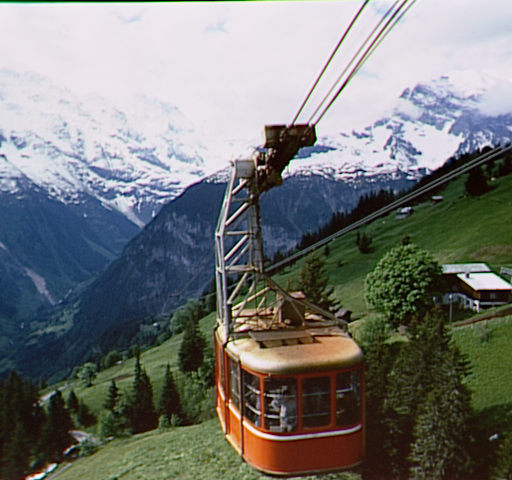
#> input picture cablecar.bmp, 512 x 480 px
$ python exercise2_custom_border.py
#> lines starting #> are read from the running program, lines starting #| are printed output that depends on the picture
import cv2
import numpy as np
import matplotlib.pyplot as plt

def solve_border_exercise():
    # 1. Charger l'image
    img = cv2.imread('cablecar.bmp')
#> img is the input picture: shape (480, 512, 3); mean B, G, R 117.6, 120, 117.9
    if img is None:
        print("Erreur: Image non trouvee")
        return

    # Convertir en RGB pour Matplotlib
    rgb_img = cv2.cvtColor(img, cv2.COLOR_BGR2RGB)

    # Dimensions des bordures (en pixels)
    pad_t, pad_b, pad_l, pad_r = 20, 20, 20, 20

    # 2. Créer la bordure colorée
    # Base noire
    padded_img = np.pad(rgb_img, ((pad_t, pad_b), (pad_l, pad_r), (0, 0)), mode='constant', constant_values=0)
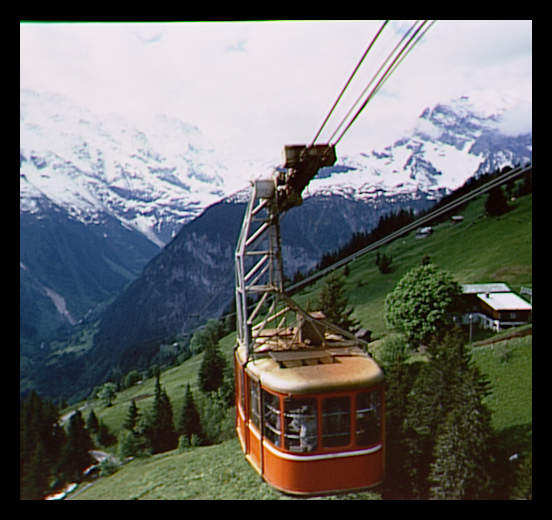
#> padded_img: shape (520, 552, 3); mean R, G, B 100.9, 102.7, 100.7

    # Ajout des couleurs (Top=Vert, Bottom=Rouge, Left=Bleu)
    padded_img[0:pad_t, :, 1] = 255  # Vert
    padded_img[-pad_b:, :, 0] = 255  # Rouge
    padded_img[:, 0:pad_l, 2] = 255  # Bleu
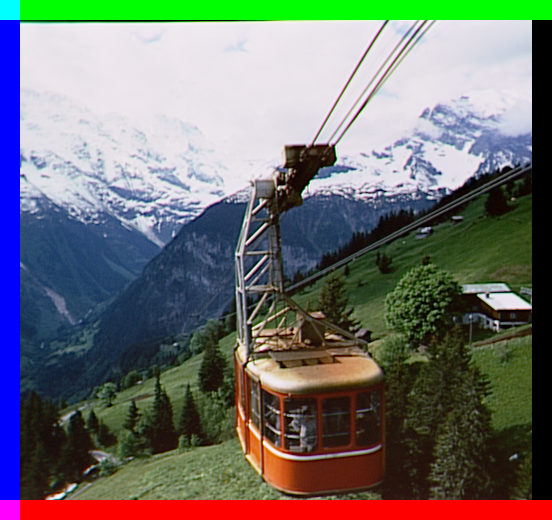
#> padded_img: shape (520, 552, 3); mean R, G, B 110.8, 112.5, 110
    # Droite reste Noir (0)

    # 3. Affichage Side-by-Side comme sur la figure
    fig, axes = plt.subplots(1, 2, figsize=(12, 6))

    # Image Originale
    axes[0].imshow(rgb_img)
    axes[0].set_title("l’image originale")
    axes[0].axis('off')

    # Image avec Padding
    axes[1].imshow(padded_img)
    axes[1].set_title("apres le padding")
    axes[1].axis('off')

    plt.show()
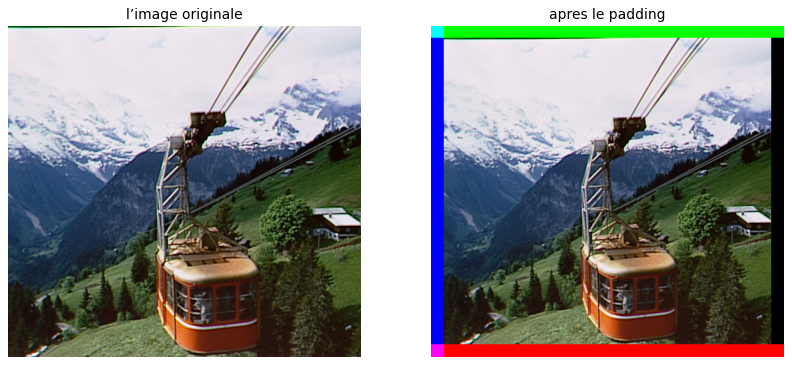
#> figure drawn by matplotlib, 2 panels

    # Sauvegarde
    bgr_final = cv2.cvtColor(padded_img, cv2.COLOR_RGB2BGR)
    cv2.imwrite('exercice_border_final.png', bgr_final)
    print("Image sauvegardée.")

if __name__ == "__main__":
    solve_border_exercise()

$ run again, with exercise2_border.png saved as cablecar.bmp
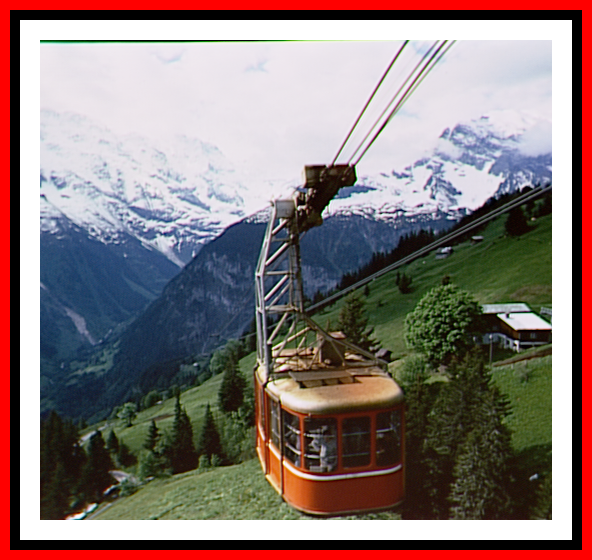
#> input picture exercise2_border.png, 592 x 560 px
#> in solve_border_exercise, img is the input picture: shape (560, 592, 3); mean B, G, R 119, 120.7, 136.6
#> in solve_border_exercise, `padded_img[:, 0:pad_l, 2] = 255`:
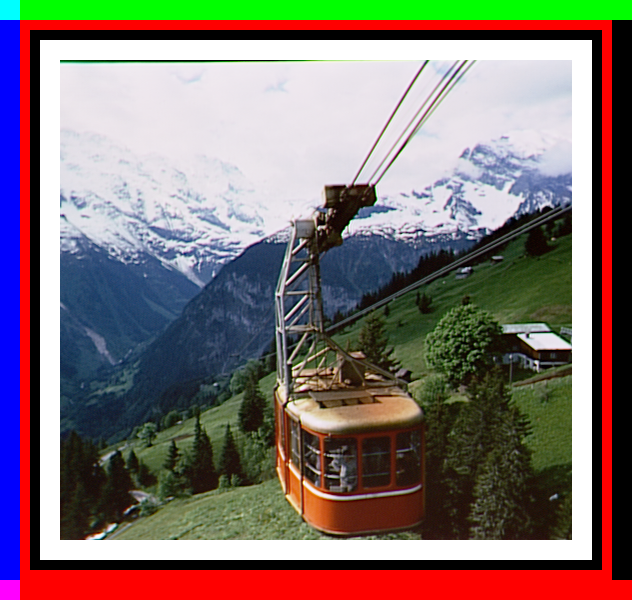
#> padded_img: shape (600, 632, 3); mean R, G, B 127.9, 114, 112.1
#> in solve_border_exercise, `plt.show()`:
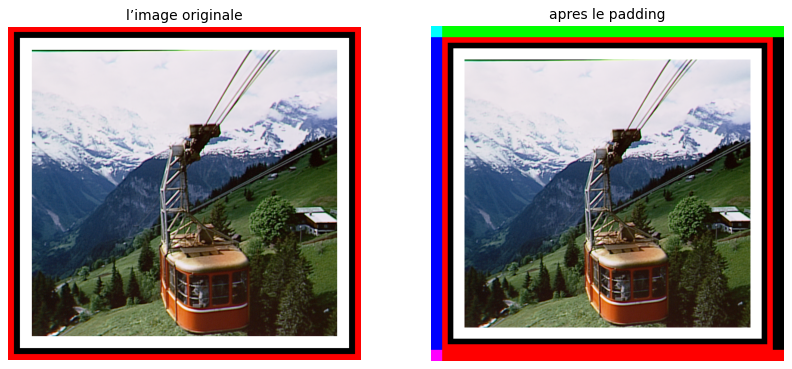
#> figure drawn by matplotlib, 2 panels
